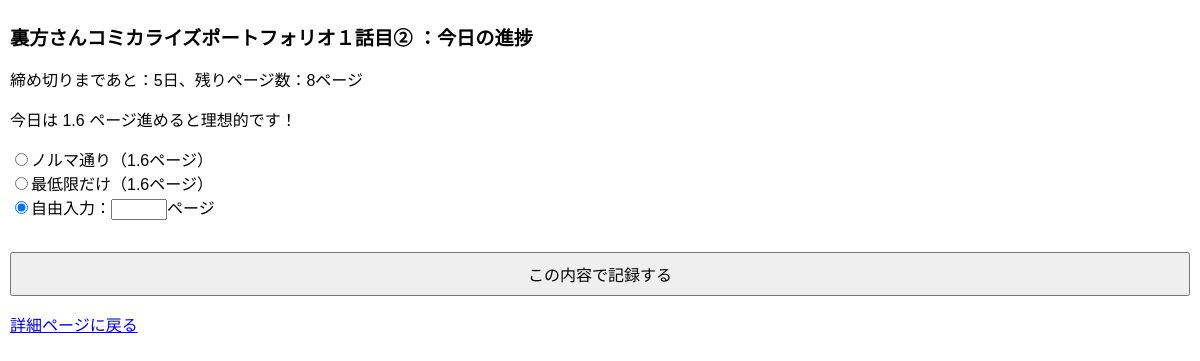
The app's page /project/2/today/confirm/ with its own data.
### manga/models.py (models this page shows, shortened)
class Project(models.Model):
    title = models.CharField(max_length=100)
    total_pages = models.PositiveIntegerField()
    start_date = models.DateField()
    deadline = models.DateField()
    color = models.CharField(max_length=20, default="blue") #カレンダー用
    @property
    def remaining_days(self):
        today = date.today()
        delta = (self.deadline - today).days
        return max(delta, 0)
    @property
    def remaining_pages(self):
        total_done = sum(p.pages_done for p in self.progress_set.all())
        return max(self.total_pages - total_done, 0)
    @property
    def today_target_pages(self):
        if self.remaining_days == 0:
            return Decimal(str(self.remaining_pages)) #今日中に全部やるパターン（修羅場とか）
        return Decimal(str(self.remaining_pages / self.remaining_days))

### manga/views.py (the view)
# urls.py: path('project/<int:pk>/today/confirm/', views.progress_today_confirm, name='progress_today_confirm'),
def progress_today_confirm(request, pk):
    project = get_object_or_404(Project, pk=pk)
    today = date.today()
    if Progress.objects.filter(project=project, date=today).exists():
        return redirect('project_detail', pk=project.pk)
    try:
        if project.remaining_days == 0:
            floor_value = Decimal(str(project.remaining_pages))
        else:
            floor_value = Decimal(str(project.remaining_pages)) / Decimal(str(project.remaining_days))
    except ZeroDivisionError:
        floor_value = Decimal('0')
    return render(request, 'manga/progress_confirm.html', {
        'project': project,
        'floor_value':floor_value
    })

### manga/templates/manga/progress_confirm.html (shortened to what this page needs)
<!DOCTYPE html>
<html>
<head>
</head>
<body>
    <h1>{{ project.title }} ：今日の進捗</h1>
    <p>締め切りまであと：{{ project.remaining_days }}日、残りページ数：{{ project.remaining_pages }}ページ</p>
    <p>今日は {{ project.today_target_pages }} ページ進めると理想的です！</p>
    <form method="post" action="{% url 'progress_today_save' project.pk %}">
        <p>
            <input type="radio" name="mode" value="ceil" checked>ノルマ通り（{{ project.today_target_pages }}ページ）<br>
            <input type="radio" name="mode" value="floor" checked>最低限だけ（{{ floor_value|floatformat:1 }}ページ）<br>
            <input type="radio" name="mode" value="custom" checked>自由入力：<input type="number" name="custom_pages" min="1" max="99">ページ<br>
        </p>
        <button>この内容で記録する</button>
    </form>
    <p><a href="{% url 'project_detail' project.pk %}">詳細ページに戻る</a></p>
</body>
</html>

### manga/templates/manga/progress_confirm.html (style rules this page uses)
body { font-family: sans-serif; padding: 10px; margin: 0; }
h1,h2,h3 { font-size: 1.2em; }
button, input[type="submit"] { padding: 0.5em 1em; font-size: 1em; width: 100%; margin-top: 1em; }

### records on screen
Project: title "裏方さんコミカライズポートフォリオ１話目②", remaining_days "5", remaining_pages "8", today_target_pages "1.6"

### other values on screen
{{ floor_value|floatformat:1 }} "1.6"
